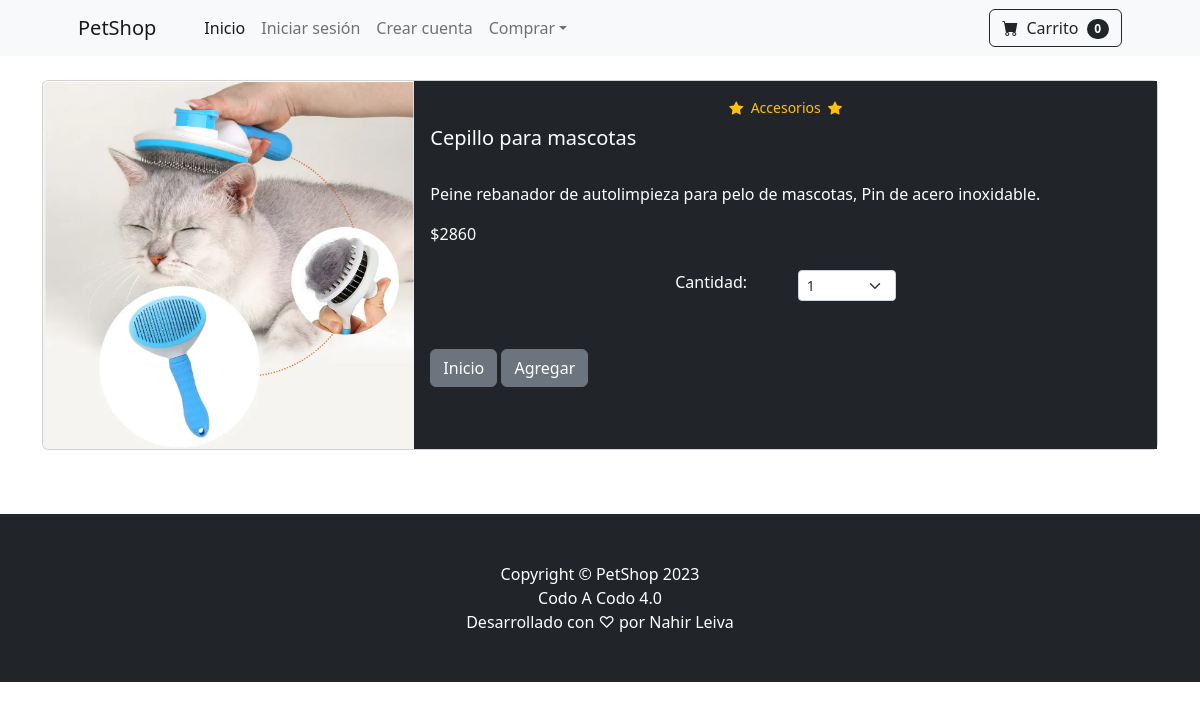
Page /product/24 on the committed database.
### crud/models.py (models this page shows, shortened)
class Product(models.Model):
    name = models.CharField(max_length=100)
    price = models.FloatField(default=0)
    category = models.ForeignKey(Category, on_delete=models.CASCADE, default=1)
    description = models.CharField(max_length=250, default='', blank=True, null=True)
    image = models.ImageField(upload_to='uploads/product/')

class Category(models.Model):
    name = models.CharField(max_length=50)
    def __str__(self):
        return self.name
    class Meta:
        verbose_name_plural = 'categories'

### crud/views.py (the view)
# urls.py: path('product/<int:pk>', views.product, name='product'),
def product(request,pk):
    product = Product.objects.get(id=pk)
    return render(request, 'product.html', {'product': product})

### cart/cart.py (called while the page is built)
	def __len__(self):
		return len(self.cart)

### cart/context_processors.py (called while the page is built)
def cart(request):
	return {'cart': Cart(request)}

### crud/templates/product.html (shortened to what this page needs)
{% extends 'base.html' %}
{% block content %}
<div class="container">
    <br />
    <div class="card mb-3">
        <div class="row g-0">
            <div class="col-md-4">
                <img src="{{ product.image.url }}" class="img-fluid rounded-start" alt="...">
            </div>
            <div class="col-md-8">
                <div class="card-body h-100 text-bg-dark">
                    <div class="d-flex justify-content-center small text-warning mb-2">
                        <div class="bi-star-fill"></div>
                        &nbsp;&nbsp;{{ product.category }}&nbsp;&nbsp;
                        <div class="bi-star-fill"></div>
                    </div>
                    <h5 class="card-title">{{ product.name }}</h5>
                    <br />
                    <p class="card-text justified">{{ product.description }}</p>
                    ${{ product.price }}
                    <br /><br />
                    <div class="row justify-content-center">
                        <div class="col-md-2">Cantidad:</div>
                        <div class="col-md-2">
                            <select class="form-select form-select-sm" id="qty-cart">
                                <option value="1">1</option>
                            </select>
                        </div>
                    </div>
                    <br /><br />
                    <a href="{% url 'shop'%}" class="btn btn-secondary">Inicio</a>
                    <button type="button" value="{{ product.id }}" class="btn btn-secondary"
                        id="add-cart">Agregar</button>
                </div>
            </div>
        </div>
    </div>
</div>
<br><br>
{% endblock %}

### rows in the picture
Product: image (picture), category "Accesorios", name "Cepillo para mascotas", description "Peine rebanador de autolimpieza para pelo de mascotas, Pin de acero inoxidable.", price "2860"

### other values in the picture
{{ cart|length }} "0"
